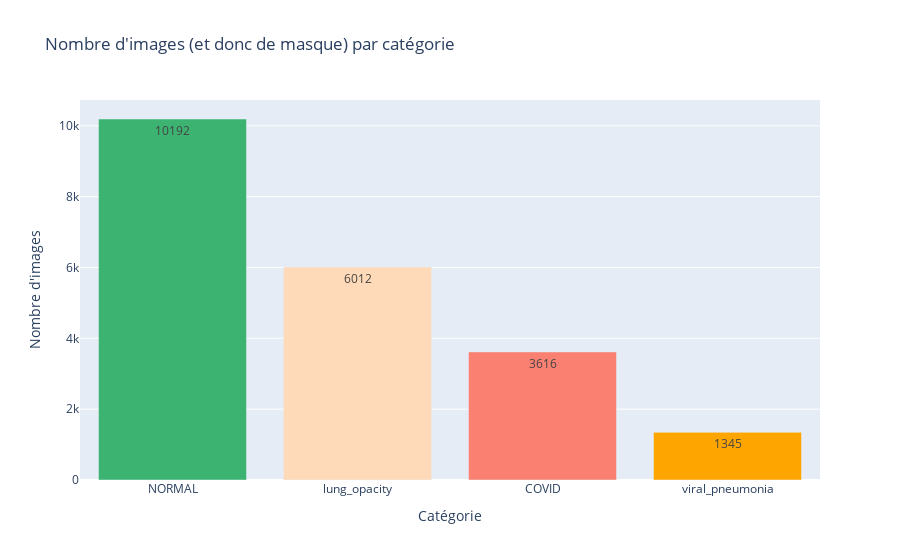

The notebook cell saved with this chart:
### Markdown cell above
Nombre d'images par catégorie

### Code cell
directories = {
    "COVID": "/Volumes/VALENTINE/Projet_Datascientest/COVID-19_Radiography_Dataset/COVID/images",
    "NORMAL": "/Volumes/VALENTINE/Projet_Datascientest/COVID-19_Radiography_Dataset/Normal/images",
    "lung_opacity": "/Volumes/VALENTINE/Projet_Datascientest/COVID-19_Radiography_Dataset/Lung_Opacity/images",
    "viral_pneumonia": "/Volumes/VALENTINE/Projet_Datascientest/COVID-19_Radiography_Dataset/Viral_Pneumonia/images"
}

# Définir les couleurs personnalisées
colors = ['mediumseagreen', 'peachpuff', 'salmon', 'orange']

# Fonction pour compter le nombre d'images dans un répertoire
def count_images(directory):
    return len([name for name in os.listdir(directory) if os.path.isfile(os.path.join(directory, name))])

# Compter le nombre d'images dans chaque catégorie
image_counts = {category: count_images(directory) for category, directory in directories.items()}

# Trier les catégories par nombre d'images (ordre décroissant)
sorted_categories = sorted(image_counts, key=image_counts.get, reverse=True)
sorted_counts = [image_counts[category] for category in sorted_categories]

# Créer le diagramme en barres avec les couleurs personnalisées
fig = go.Figure(data=[go.Bar(
    x=sorted_categories, y=sorted_counts,
    text=sorted_counts, textposition='auto',
    marker_color=colors
)])

# Mettre en forme le graphique
fig.update_layout(title='Nombre d\'images (et donc de masque) par catégorie',
                  xaxis=dict(title='Catégorie'),
                  yaxis=dict(title='Nombre d\'images'))

# Afficher le graphique
fig.show()

### Figure 1 — Plotly figure (JSON) as saved in the notebook; plotly's stock layout.template omitted (floating-point values rounded to 4 significant figures)
{"data": [{"marker": {"color": ["mediumseagreen", "peachpuff", "salmon", "orange"]}, "text": ["10192", "6012", "3616", "1345"], "textposition": "auto", "type": "bar", "x": ["NORMAL", "lung_opacity", "COVID", "viral_pneumonia"], "y": [10192, 6012, 3616, 1345]}], "layout": {"title": {"text": "Nombre d'images (et donc de masque) par catégorie"}, "xaxis": {"title": {"text": "Catégorie"}}, "yaxis": {"title": {"text": "Nombre d'images"}}}}
